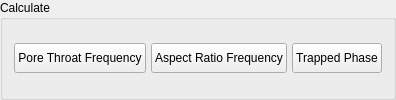
        <widget class="QGroupBox" name="gb_calculate_2">
         <property name="title">
          <string>Calculate</string>
         </property>
         <layout class="QHBoxLayout" name="horizontalLayout_30" stretch="1,1,1">
          <property name="spacing">
           <number>5</number>
          </property>
          <item>
           <widget class="QPushButton" name="btn_cal_fre_pore">
            <property name="minimumSize">
             <size>
              <width>0</width>
              <height>30</height>
             </size>
            </property>
            <property name="text">
             <string>Pore Throat Frequency</string>
            </property>
           </widget>
          </item>
          <item>
           <widget class="QPushButton" name="btn_cal_fre_ar">
            <property name="minimumSize">
             <size>
              <width>0</width>
              <height>30</height>
             </size>
            </property>
            <property name="text">
             <string>Aspect Ratio Frequency</string>
            </property>
           </widget>
          </item>
          <item>
           <widget class="QPushButton" name="btn_cal_trapped_phase">
            <property name="minimumSize">
             <size>
              <width>0</width>
              <height>30</height>
             </size>
            </property>
            <property name="text">
             <string>Trapped Phase</string>
            </property>
           </widget>
          </item>
         </layout>
        </widget>
